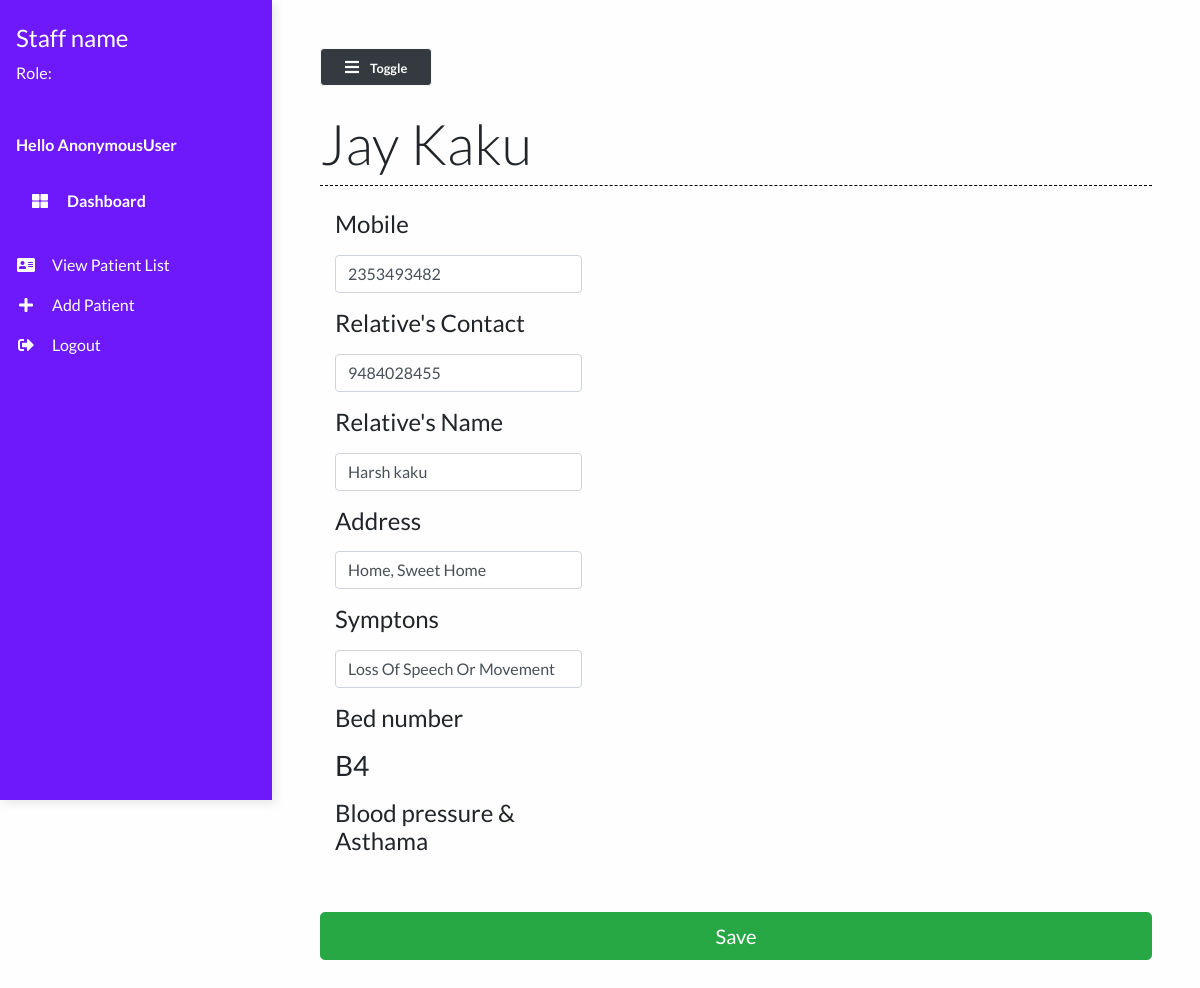
The page /patient/8 on the database its author committed.
### main/models.py (models this page shows, shortened)
class Patient(models.Model):
    name = models.CharField(max_length=50)
    phone_num = models.CharField(max_length=15)
    patient_relative_name = models.CharField(max_length=50, null=True)
    patient_relative_contact = models.CharField(max_length=15, null=True)
    address = models.TextField()
    SYMPTOMS = (
        ('Fever', 'Fever'),
        ('Dry cough', 'Dry cough'),
        ('Tiredness', 'Tiredness'),
        ('Aches and pains', 'Aches and pains'),
        ('Sore throat', 'Sore throat'),
        ('Diarrhoea', 'Diarrhoea'),
        ('Loss of taste or smell', 'Loss of taste or smell'),
        ('Difficulty in breathing or shortness of breath', 'Difficulty in breathing or shortness of breath'),
        ('Chest pain or pressure', 'Chest pain or pressure'),
        ('Loss of speech or movement', 'Loss of speech or movement'),
    )
    symptoms = MultiSelectField(choices=SYMPTOMS, null=True)
    prior_ailments = models.TextField()
    bed_num = models.ForeignKey("Bed", on_delete=models.CASCADE)
    dob = models.DateField(null=True)
    status = models.CharField(max_length=50)

class Bed(models.Model):
    bed_number = models.CharField(max_length=50)
    occupied = models.BooleanField()
    def __str__(self):
        return self.bed_number

### main/views.py (the view)
# urls.py: path("patient/<str:pk>", views.patient, name="patient"),
def patient(request, pk):
    patient = Patient.objects.get(id=pk)
    context = {
        'patient': patient
    }
    return render(request, 'main/patient.html', context)

### main/templates/main/patient.html (shortened to what this page needs)
{% extends 'main/base.html' %}
{% load static %}
{% block contentTitle %}
    {{patient.name}}
{% endblock contentTitle %}
{% block content %}
		<form class="form" action="" method="post" id="registrationForm">
  	<div class="col-md-4">
		<div class="form-group">
			<div class="col-xs-4">
			<label for="mobile"><h4>Mobile</h4></label>
			<input
				type="text"
				class="form-control"
				name="mobile"
				id="mobile"
				value="{{patient.phone_num}}"
				/>
			</div>
		</div>
		<div class="form-group">
			<div class="col-xs-4">
			<label for="mobile"><h4>Relative's Contact</h4></label>
			<input
				type="text"
				class="form-control"
				name="mobile2"
				id="mobile2"
				value="{{patient.patient_relative_contact}}"
				/>
			</div>
		</div>
		<div class="form-group">
			<div class="col-xs-4">
			<label for="mobile"><h4>Relative's Name</h4></label>
			<input
				type="text"
				class="form-control"
				name="realtiveName"
				id="realtiveName"
				value="{{patient.patient_relative_name}}"
				/>
			</div>
		</div>
		<div class="form-group">
			<div class="col-xs-4">
			<label for="address"><h4>Address</h4></label>
			<input
				type="email"
				class="form-control"
				id="location"
				placeholder="somewhere"
				title="enter a location"
				value="{{patient.address}}"
			/>
			</div>
		</div>
	</div>
	<div class="col-md-4">
		<div class="form-group">
		<div class="col-xs-6">
			<label for="password"><h4>Symptons</h4></label>
			<input
				type="text"
				class="form-control"
				name="symptons"
				id="symptons"
				value="{{patient.symptoms}}"
			/>
		</div>
		</div>
		<div class="form-group">
		<div class="col-xs-6">
			<label for=""><h4>Bed number</h4></label>
			<div class="text-weight-bold"><h3>{{patient.bed_num}}</h3></div>
		</div>
		</div>
		<div class="form-group">
		<div class="col-xs-6">
			<label for="password"><h4>{{patient.prior_ailments}}</h4></label>
		</div>
		</div>
	</div>
	<div class="form-group">
			<div class="col-xs-12">
			<br />
			<button class="btn btn-lg btn-success btn-block mx-auto" type="submit">
				 Save
			</button>
			</div>
	 	</div>
		 </form>
{% endblock content %}

### static/styles/base.css (style rules this page uses)
body { background: #fffefe; min-height: 100vh; overflow-x: hidden; font-family:Lato,'Helvetica Neue',Helvetica,Arial,sans-serif; }

### rows shown on the page
Patient: name "Jay Kaku", mobile "2353493482", mobile2 "9484028455", realtiveName "Harsh kaku", address "Home, Sweet Home", symptons "Loss Of Speech Or Movement", bed_num "B4", prior_ailments "Blood pressure & Asthama"

### other values the page prints
{{ user }} "AnonymousUser"
